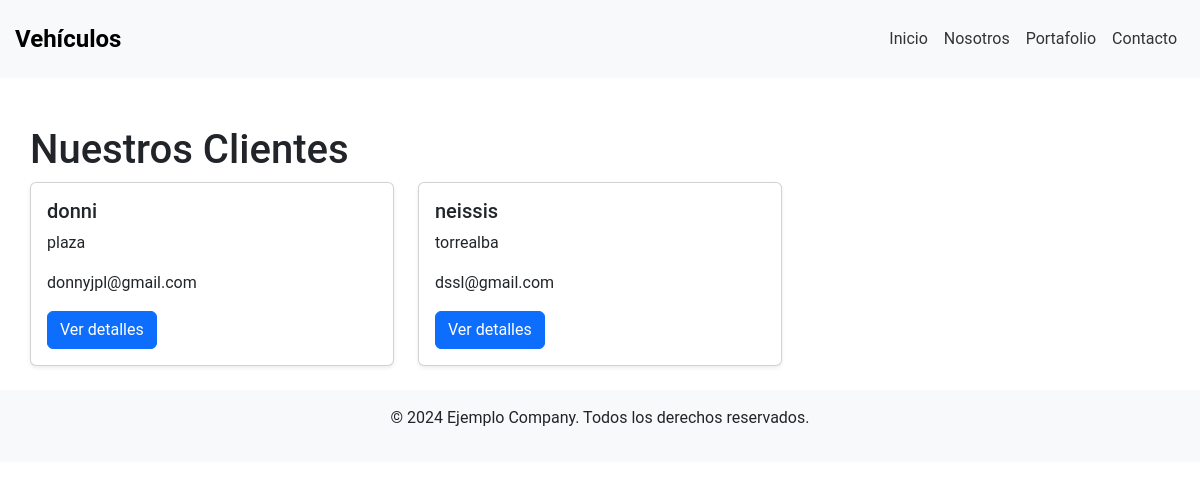
The page /web/lista_clientes/ on the database as committed earlier.
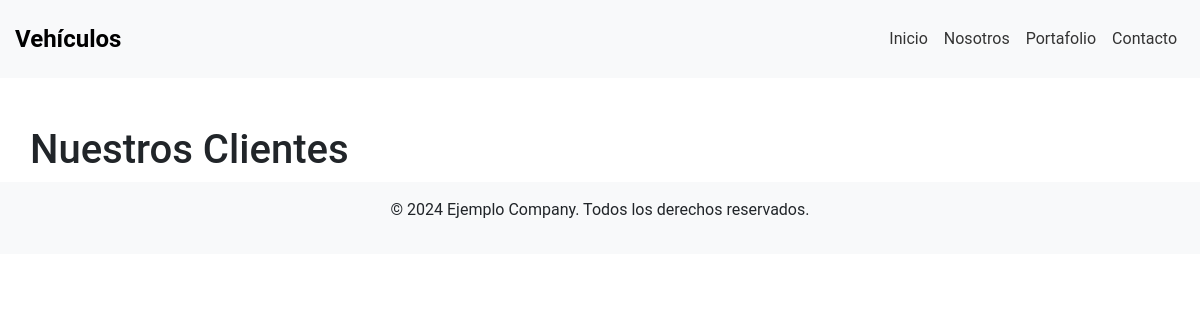
The same page on the database as committed later.
### web/models.py (models this page shows, shortened)
class Cliente(models.Model):
    nombre = models.CharField(max_length=100)
    apellido = models.CharField(max_length=100)
    correo_electronico= models.EmailField(unique=True)

### web/views.py (the view)
# urls.py: path('lista_clientes/', lista_cliente, name='lista_clientes'),
def lista_cliente(request):
    cliente = Cliente.objects.all()
    return render(request, 'lista_compradores.html', {'cliente': cliente})

### web/templates/lista_compradores.html (shortened to what this page needs)
{% extends 'base.html' %}
{% block content %}
<div class="container mt-5">
    <h1>Nuestros Clientes</h1>
    <div class="row">
        {% for cliente in cliente %}
        <div class="col-md-4">
            <div class="card mb-4 shadow-sm">
                <div class="card-body">
                    <h5 class="card-title">{{ cliente.nombre }}</h5>
                    <p class="card-text">{{ cliente.apellido}}</p>
                    <p class="card-text">{{ cliente.correo_electronico }}</p>
                    <a href="#" class="btn btn-primary">Ver detalles</a>
                </div>
            </div>
        </div>
        {% endfor %}
    </div>
</div>
{% endblock %}

Rows that differ between the two databases and show on the page:
removed Cliente: nombre "donni", apellido "plaza", correo_electronico "donnyjpl@gmail.com"
removed Cliente: nombre "neissis", apellido "torrealba", correo_electronico "dssl@gmail.com"
